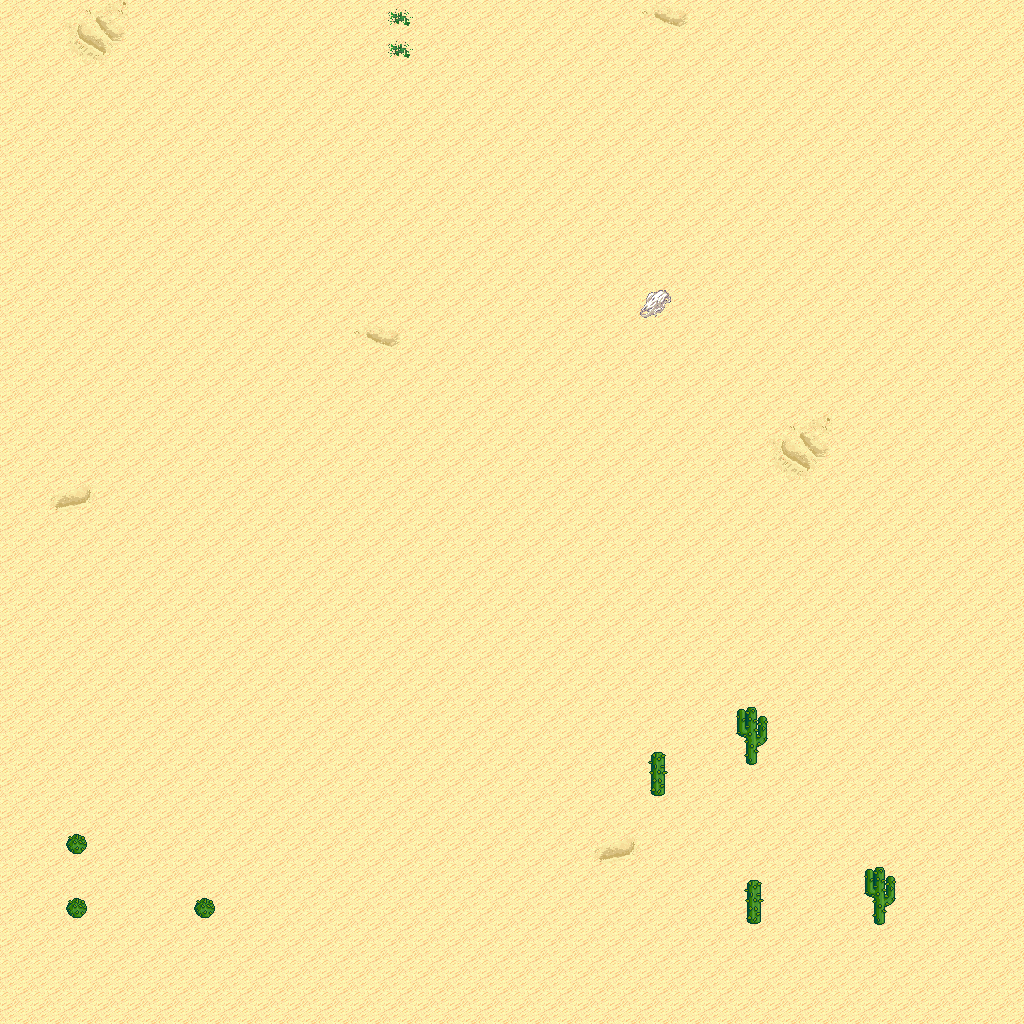

A level layout from a 2D game, rendered from its tile map. Below: a short description, then the map file with tile-grid data replaced by summaries:
An orthogonal 32x32 tile map with 32x32 px tiles, 5 tile layers (Ground, Objects, Objects2, Above, ...), 1 hidden layer not drawn, 12 tilesets.

<map version="1.10" tiledversion="1.11.0" orientation="orthogonal" renderorder="right-down" width="32" height="32" tilewidth="32" tileheight="32" infinite="0" nextlayerid="11" nextobjectid="1">
 <tileset firstgid="1" name="logic_collision" tilewidth="32" tileheight="32" tilecount="1" columns="1">
  <image source="../drawable/logic_collision.png" width="32" height="32" />
 </tileset>
 <tileset firstgid="2" name="ground_ground" tilewidth="32" tileheight="32" tilecount="33" columns="3">
  <image source="../drawable/ground_ground.png" width="96" height="352" />
 </tileset>
 <tileset firstgid="35" name="ground_ridge_earth_pale" tilewidth="32" tileheight="32" tilecount="96" columns="12">
  <image source="../drawable/ground_ridge_earth_pale.png" width="384" height="256" />
 </tileset>
 <tileset firstgid="131" name="ground_ridge_earth_dark" tilewidth="32" tileheight="32" tilecount="96" columns="12">
  <image source="../drawable/ground_ridge_earth_dark.png" width="384" height="256" />
 </tileset>
 <tileset firstgid="227" name="terrain_desert" tilewidth="32" tileheight="32" tilecount="88" columns="8">
  <image source="../drawable/terrain_desert.png" width="256" height="352" />
 </tileset>
 <tileset firstgid="315" name="plant_tree_tree_darkgreen" tilewidth="32" tileheight="32" tilecount="88" columns="8">
  <image source="../drawable/plant_tree_tree_darkgreen.png" width="256" height="352" />
 </tileset>
 <tileset firstgid="403" name="ground_rock_pebbles" tilewidth="32" tileheight="32" tilecount="3" columns="1">
  <image source="../drawable/ground_rock_pebbles.png" width="32" height="96" />
 </tileset>
 <tileset firstgid="406" name="ground_sand_2" tilewidth="32" tileheight="32" tilecount="15" columns="5">
  <image source="../drawable/ground_sand_2.png" width="160" height="96" />
 </tileset>
 <tileset firstgid="421" name="plant_cactus_2" tilewidth="32" tileheight="32" tilecount="10" columns="5">
  <image source="../drawable/plant_cactus_2.png" width="160" height="64" />
 </tileset>
 <tileset firstgid="431" name="plant_cactus" tilewidth="32" tileheight="32" tilecount="2" columns="1">
  <image source="../drawable/plant_cactus.png" width="32" height="64" />
 </tileset>
 <tileset firstgid="433" name="plant_star_shaped_plants" tilewidth="32" tileheight="32" tilecount="6" columns="2">
  <image source="../drawable/plant_star_shaped_plants.png" width="64" height="96" />
 </tileset>
 <tileset firstgid="439" name="plant_tree_evergreen" tilewidth="32" tileheight="32" tilecount="36" columns="3">
  <image source="../drawable/plant_tree_evergreen.png" width="96" height="384" />
 </tileset>
 <layer id="1" name="Ground" width="32" height="32">
  <data>[1024 cells, 1024 non-empty, 11 distinct tile ids]</data>
 </layer>
 <layer id="2" name="Objects" width="32" height="32">
  <data>[1024 cells, 7 non-empty, 3 distinct tile ids]</data>
 </layer>
 <layer id="3" name="Objects2" width="32" height="32">
  <data>[1024 cells, 0 non-empty, 0 distinct tile ids]</data>
 </layer>
 <layer id="4" name="Above" width="32" height="32">
  <data>[1024 cells, 4 non-empty, 2 distinct tile ids]</data>
 </layer>
 <layer id="5" name="Above2" width="32" height="32">
  <data>[1024 cells, 0 non-empty, 0 distinct tile ids]</data>
 </layer>
 <layer id="6" name="Walkable" width="32" height="32" visible="0">
  <data>[1024 cells, 8 non-empty, 1 distinct tile ids]</data>
 </layer>
 <objectgroup id="7" name="Mapevents" />
 <objectgroup id="8" name="Spawn" />
 <objectgroup id="9" name="Keys" />
 <objectgroup id="10" name="Replace" />
</map>
